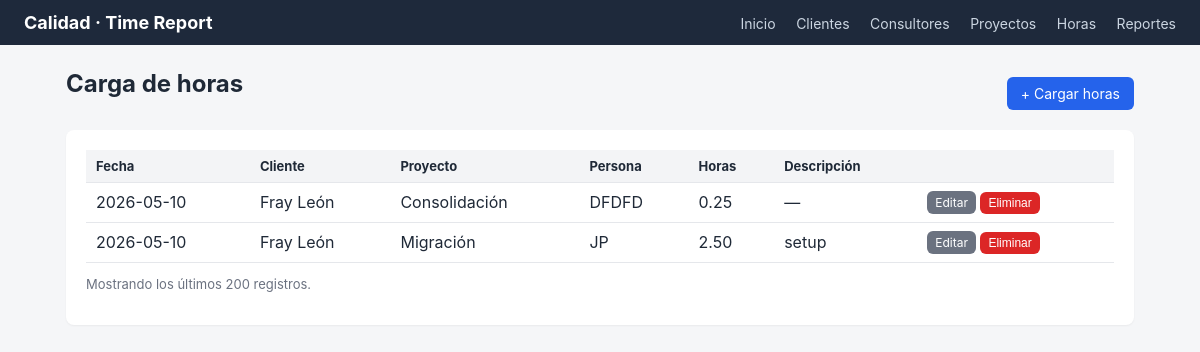
Screenshot of /hours with the database file from the repository.
### models.py (models this page shows)
class TimeEntry(db.Model):
    __tablename__ = "time_entries"
    id = db.Column(db.Integer, primary_key=True)
    entry_date = db.Column(db.Date, nullable=False, default=date.today)
    hours = db.Column(db.Float, nullable=False)
    description = db.Column(db.Text)
    person = db.Column(db.String(120), nullable=False)
    project_id = db.Column(db.Integer, db.ForeignKey("projects.id"), nullable=False)

class Client(db.Model):
    __tablename__ = "clients"
    id = db.Column(db.Integer, primary_key=True)
    name = db.Column(db.String(120), nullable=False, unique=True)
    contact = db.Column(db.String(120))
    notes = db.Column(db.Text)
    active = db.Column(db.Boolean, default=True, nullable=False)
    projects = db.relationship(
        "Project", backref="client", cascade="all, delete-orphan", lazy=True
    )

class Project(db.Model):
    __tablename__ = "projects"
    id = db.Column(db.Integer, primary_key=True)
    name = db.Column(db.String(120), nullable=False)
    code = db.Column(db.String(40))
    description = db.Column(db.Text)
    active = db.Column(db.Boolean, default=True, nullable=False)
    client_id = db.Column(db.Integer, db.ForeignKey("clients.id"), nullable=False)
    time_entries = db.relationship(
        "TimeEntry", backref="project", cascade="all, delete-orphan", lazy=True
    )
    consultants = db.relationship(
        "Consultant", secondary=project_consultants, back_populates="projects"
    )

### app.py (the view)
    @app.route("/hours")
    def hours_list():
        entries = (
            TimeEntry.query.join(Project)
            .join(Client)
            .order_by(TimeEntry.entry_date.desc(), TimeEntry.id.desc())
            .limit(200)
            .all()
        )
        return render_template("hours/list.html", entries=entries)

### templates/hours/list.html (shortened to what this page needs)
{% extends "base.html" %}
{% block content %}
<div class="toolbar">
  <h2>Carga de horas</h2>
  <a class="btn" href="{{ url_for('hours_new') }}">+ Cargar horas</a>
</div>
<div class="card">
  {% if entries %}
  <table>
    <thead>
      <tr>
        <th>Fecha</th><th>Cliente</th><th>Proyecto</th><th>Persona</th>
        <th>Horas</th><th>Descripción</th><th></th>
      </tr>
    </thead>
    <tbody>
      {% for e in entries %}
      <tr>
        <td>{{ e.entry_date.strftime('%Y-%m-%d') }}</td>
        <td>{{ e.project.client.name }}</td>
        <td>{{ e.project.name }}</td>
        <td>{{ e.person }}</td>
        <td>{{ '%.2f'|format(e.hours) }}</td>
        <td>{{ e.description or '—' }}</td>
        <td class="actions">
          <a class="btn small secondary" href="{{ url_for('hours_edit', entry_id=e.id) }}">Editar</a>
          <form class="inline-form" method="post" action="{{ url_for('hours_delete', entry_id=e.id) }}"
                onsubmit="return confirm('¿Eliminar este registro?');">
            <button class="btn small danger" type="submit">Eliminar</button>
          </form>
        </td>
      </tr>
      {% endfor %}
    </tbody>
  </table>
  <p class="muted">Mostrando los últimos 200 registros.</p>
  {% else %}
  <p class="muted">Sin registros todavía.</p>
  {% endif %}
</div>
{% endblock %}

### templates/base.html (shortened to what this page needs)
<!doctype html>
<html lang="es">
<head>
  <link rel="stylesheet" href="{{ url_for('static', filename='style.css') }}">
</head>
<body>
  <header>
    <h1>Calidad · Time Report</h1>
    <nav>
      <a href="{{ url_for('index') }}">Inicio</a>
      <a href="{{ url_for('clients_list') }}">Clientes</a>
      <a href="{{ url_for('consultants_list') }}">Consultores</a>
      <a href="{{ url_for('projects_list') }}">Proyectos</a>
      <a href="{{ url_for('hours_list') }}">Horas</a>
      <a href="{{ url_for('reports') }}">Reportes</a>
    </nav>
  </header>
  <main>
    {% block content %}{% endblock %}
  </main>
</body>
</html>

### static/style.css (style rules this page uses)
* { box-sizing: border-box; }
body { font-family: -apple-system, "Segoe UI", Roboto, sans-serif; margin: 0; background: #f5f6f8; color: #1f2937; }
header { background: #1e293b; color: #fff; padding: 12px 24px; display: flex; justify-content: space-between; align-items: center; }
header h1 { margin: 0; font-size: 18px; }
nav a { color: #cbd5e1; text-decoration: none; margin-left: 16px; font-size: 14px; }
main { max-width: 1100px; margin: 24px auto; padding: 0 16px; }
h2 { margin-top: 0; }
.card { background: #fff; border-radius: 8px; padding: 20px; box-shadow: 0 1px 2px rgba(0,0,0,0.05); margin-bottom: 16px; }
.toolbar { display: flex; justify-content: space-between; align-items: center; margin-bottom: 12px; }
.btn { display: inline-block; padding: 8px 14px; border-radius: 6px; border: none; background: #2563eb; color: #fff; text-decoration: none; cursor: pointer; font-size: 14px; }
.btn.secondary { background: #6b7280; }
.btn.danger { background: #dc2626; }
.btn.small { padding: 4px 8px; font-size: 12px; }
table { width: 100%; border-collapse: collapse; }
th, td { padding: 8px 10px; text-align: left; border-bottom: 1px solid #e5e7eb; }
th { background: #f3f4f6; font-size: 13px; }
td.actions { white-space: nowrap; }
.muted { color: #6b7280; font-size: 13px; }
.inline-form { display: inline; }

### rows the page displays
TimeEntry: entry_date "2026-05-10", project.client.name "Fray León", project.name "Consolidación", person "DFDFD", hours "0.25", description "—"
TimeEntry: entry_date "2026-05-10", project.client.name "Fray León", project.name "Migración", person "JP", hours "2.50", description "setup"
